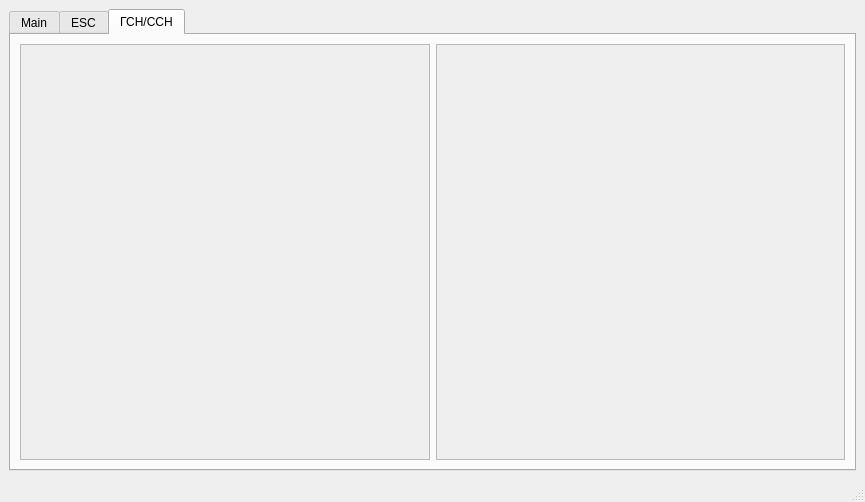
<?xml version="1.0" encoding="UTF-8"?>
<ui version="4.0">
 <class>MainWindow</class>
 <widget class="QMainWindow" name="MainWindow">
  <property name="geometry">
   <rect>
    <x>0</x>
    <y>0</y>
    <width>865</width>
    <height>502</height>
   </rect>
  </property>
  <property name="windowTitle">
   <string>MainWindow</string>
  </property>
  <widget class="QWidget" name="centralwidget">
   <layout class="QGridLayout" name="gridLayout">
    <item row="0" column="0">
     <widget class="QTabWidget" name="tabWidget">
      <property name="currentIndex">
       <number>2</number>
      </property>
      <widget class="QWidget" name="tab_main">
       <attribute name="title">
        <string>Main</string>
       </attribute>
       <layout class="QGridLayout" name="gridLayout_2">
        <item row="0" column="3">
         <widget class="QScrollArea" name="scrollArea_plot">
          <property name="widgetResizable">
           <bool>true</bool>
          </property>
          <widget class="QWidget" name="scrollAreaWidgetContents_plot">
           <property name="geometry">
            <rect>
             <x>0</x>
             <y>0</y>
             <width>385</width>
             <height>931</height>
            </rect>
           </property>
           <layout class="QVBoxLayout" name="verticalLayout_plot">
            <item>
             <widget class="QWidget" name="ThreDWidget" native="true">
              <property name="sizePolicy">
               <sizepolicy hsizetype="Preferred" vsizetype="Preferred">
                <horstretch>0</horstretch>
                <verstretch>0</verstretch>
               </sizepolicy>
              </property>
              <property name="minimumSize">
               <size>
                <width>320</width>
                <height>320</height>
               </size>
              </property>
             </widget>
            </item>
            <item>
             <widget class="Line" name="line_2">
              <property name="orientation">
               <enum>Qt::Horizontal</enum>
              </property>
             </widget>
            </item>
            <item>
             <widget class="QLabel" name="label_2">
              <property name="sizePolicy">
               <sizepolicy hsizetype="Preferred" vsizetype="Maximum">
                <horstretch>0</horstretch>
                <verstretch>0</verstretch>
               </sizepolicy>
              </property>
              <property name="font">
               <font>
                <pointsize>12</pointsize>
               </font>
              </property>
              <property name="text">
               <string>Крен(roll, φ)</string>
              </property>
             </widget>
            </item>
            <item>
             <widget class="QCustomPlot" name="widget_2" native="true">
              <property name="minimumSize">
               <size>
                <width>0</width>
                <height>150</height>
               </size>
              </property>
             </widget>
            </item>
            <item>
             <widget class="QLabel" name="label_5">
              <property name="font">
               <font>
                <pointsize>12</pointsize>
               </font>
              </property>
              <property name="text">
               <string>Рыскание (yaw, ψ)</string>
              </property>
             </widget>
            </item>
            <item>
             <widget class="QCustomPlot" name="widget_3" native="true">
              <property name="minimumSize">
               <size>
                <width>0</width>
                <height>150</height>
               </size>
              </property>
             </widget>
            </item>
            <item>
             <widget class="QLabel" name="label_6">
              <property name="font">
               <font>
                <pointsize>12</pointsize>
               </font>
              </property>
              <property name="text">
               <string>Тангаж (pitch, θ)</string>
              </property>
             </widget>
            </item>
            <item>
             <widget class="QCustomPlot" name="widget_4" native="true">
              <property name="minimumSize">
               <size>
                <width>0</width>
                <height>150</height>
               </size>
              </property>
             </widget>
            </item>
            <item>
             <widget class="Line" name="line_4">
              <property name="orientation">
               <enum>Qt::Horizontal</enum>
              </property>
             </widget>
            </item>
            <item>
             <spacer name="horizontalSpacer">
              <property name="orientation">
               <enum>Qt::Horizontal</enum>
              </property>
              <property name="sizeHint" stdset="0">
               <size>
                <width>40</width>
                <height>20</height>
               </size>
              </property>
             </spacer>
            </item>
           </layout>
          </widget>
         </widget>
        </item>
        <item row="0" column="2">
         <widget class="Line" name="line">
          <property name="orientation">
           <enum>Qt::Vertical</enum>
          </property>
         </widget>
        </item>
        <item row="0" column="1">
         <widget class="QScrollArea" name="scrollArea_controls">
          <property name="widgetResizable">
           <bool>true</bool>
          </property>
          <widget class="QWidget" name="scrollAreaWidgetContents_controls">
           <property name="geometry">
            <rect>
             <x>0</x>
             <y>0</y>
             <width>402</width>
             <height>392</height>
            </rect>
           </property>
           <layout class="QVBoxLayout" name="verticalLayout_controls">
            <item>
             <widget class="QLabel" name="label">
              <property name="sizePolicy">
               <sizepolicy hsizetype="Preferred" vsizetype="Maximum">
                <horstretch>0</horstretch>
                <verstretch>0</verstretch>
               </sizepolicy>
              </property>
              <property name="font">
               <font>
                <pointsize>12</pointsize>
               </font>
              </property>
              <property name="text">
               <string>PID(P)</string>
              </property>
             </widget>
            </item>
            <item>
             <widget class="QDoubleSpinBox" name="doubleSpinBox">
              <property name="font">
               <font>
                <pointsize>12</pointsize>
               </font>
              </property>
             </widget>
            </item>
            <item>
             <widget class="QLabel" name="label_3">
              <property name="sizePolicy">
               <sizepolicy hsizetype="Preferred" vsizetype="Maximum">
                <horstretch>0</horstretch>
                <verstretch>0</verstretch>
               </sizepolicy>
              </property>
              <property name="font">
               <font>
                <pointsize>12</pointsize>
               </font>
              </property>
              <property name="text">
               <string>PID(I)</string>
              </property>
             </widget>
            </item>
            <item>
             <widget class="QDoubleSpinBox" name="doubleSpinBox_2">
              <property name="font">
               <font>
                <pointsize>12</pointsize>
               </font>
              </property>
             </widget>
            </item>
            <item>
             <widget class="QLabel" name="label_4">
              <property name="sizePolicy">
               <sizepolicy hsizetype="Preferred" vsizetype="Maximum">
                <horstretch>0</horstretch>
                <verstretch>0</verstretch>
               </sizepolicy>
              </property>
              <property name="font">
               <font>
                <pointsize>12</pointsize>
               </font>
              </property>
              <property name="text">
               <string>PID(D)</string>
              </property>
             </widget>
            </item>
            <item>
             <widget class="QDoubleSpinBox" name="doubleSpinBox_3">
              <property name="font">
               <font>
                <pointsize>12</pointsize>
               </font>
              </property>
             </widget>
            </item>
            <item>
             <widget class="Line" name="line_3">
              <property name="orientation">
               <enum>Qt::Horizontal</enum>
              </property>
             </widget>
            </item>
            <item>
             <spacer name="horizontalSpacer_2">
              <property name="orientation">
               <enum>Qt::Horizontal</enum>
              </property>
              <property name="sizeHint" stdset="0">
               <size>
                <width>40</width>
                <height>20</height>
               </size>
              </property>
             </spacer>
            </item>
            <item>
             <spacer name="verticalSpacer">
              <property name="orientation">
               <enum>Qt::Vertical</enum>
              </property>
              <property name="sizeHint" stdset="0">
               <size>
                <width>20</width>
                <height>40</height>
               </size>
              </property>
             </spacer>
            </item>
           </layout>
          </widget>
         </widget>
        </item>
       </layout>
      </widget>
      <widget class="QWidget" name="tab_esc">
       <attribute name="title">
        <string>ESC</string>
       </attribute>
       <layout class="QGridLayout" name="gridLayout_3"/>
      </widget>
      <widget class="QWidget" name="tab_ccn">
       <attribute name="title">
        <string>ГСН/ССН</string>
       </attribute>
       <layout class="QGridLayout" name="gridLayout_4">
        <item row="0" column="0">
         <layout class="QHBoxLayout" name="horizontalLayout">
          <item>
           <widget class="QScrollArea" name="scrollArea">
            <property name="widgetResizable">
             <bool>true</bool>
            </property>
            <widget class="QWidget" name="scrollAreaWidgetContents">
             <property name="geometry">
              <rect>
               <x>0</x>
               <y>0</y>
               <width>406</width>
               <height>390</height>
              </rect>
             </property>
            </widget>
           </widget>
          </item>
          <item>
           <widget class="QScrollArea" name="scrollArea_2">
            <property name="widgetResizable">
             <bool>true</bool>
            </property>
            <widget class="QWidget" name="scrollAreaWidgetContents_2">
             <property name="geometry">
              <rect>
               <x>0</x>
               <y>0</y>
               <width>405</width>
               <height>390</height>
              </rect>
             </property>
            </widget>
           </widget>
          </item>
         </layout>
        </item>
       </layout>
      </widget>
     </widget>
    </item>
   </layout>
  </widget>
  <widget class="QMenuBar" name="menubar">
   <property name="geometry">
    <rect>
     <x>0</x>
     <y>0</y>
     <width>865</width>
     <height>22</height>
    </rect>
   </property>
  </widget>
  <widget class="QStatusBar" name="statusbar"/>
 </widget>
 <customwidgets>
  <customwidget>
   <class>QCustomPlot</class>
   <extends>QWidget</extends>
   <header>qcustomplot.h</header>
   <container>1</container>
  </customwidget>
 </customwidgets>
 <resources/>
 <connections/>
</ui>
